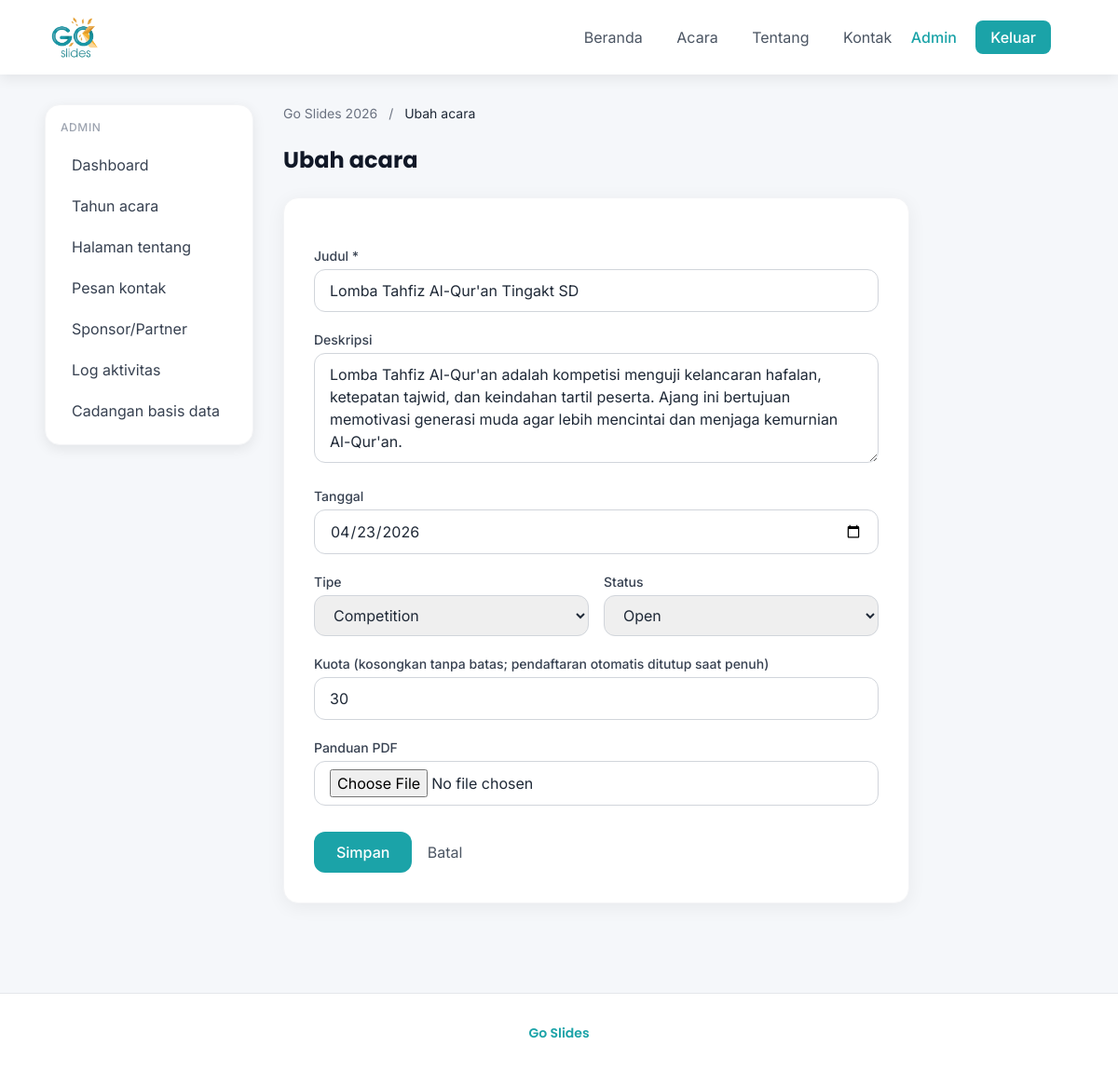
Screenshot of /admin/activities/1/edit (signed in) with the database file from the repository.
### app/models/__init__.py (models this page shows, shortened)
class Year(db.Model):
    __tablename__ = "years"
    id = db.Column(db.Integer, primary_key=True)
    name = db.Column(db.String(64), nullable=False)
    theme = db.Column(db.String(255), nullable=True)
    active = db.Column(db.Boolean, nullable=False, default=False)
    created_at = db.Column(db.DateTime, server_default=db.func.now())
    activities = db.relationship("Activity", backref="year", lazy="dynamic", cascade="all, delete-orphan")

class Activity(db.Model):
    __tablename__ = "activities"
    id = db.Column(db.Integer, primary_key=True)
    year_id = db.Column(db.Integer, db.ForeignKey("years.id", ondelete="CASCADE"), nullable=False)
    title = db.Column(db.String(255), nullable=False)
    description = db.Column(db.Text)
    date = db.Column(db.Date)
    type = db.Column(db.String(32), nullable=False, default="competition")
    status = db.Column(db.String(32), nullable=False, default="upcoming")
    quota = db.Column(db.Integer)
    guideline_file = db.Column(db.String(255))
    created_at = db.Column(db.DateTime, server_default=db.func.now())
    registrants = db.relationship("Registrant", backref="activity", lazy="dynamic", cascade="all, delete-orphan")

### app/routes/admin.py (the view, shortened to what this page needs)
@admin_bp.route("/activities/<int:activity_id>/edit", methods=["GET", "POST"])
@login_required
@operator_or_above
def activity_edit(activity_id):
    activity = get_activity_or_404(activity_id)
    form = ActivityForm(obj=activity)
    return render_template("admin/activity_form.html", year=activity.year, activity=activity, form=form)

### app/routes/admin.py
class ActivityForm(FlaskForm):
    title = StringField("Title", validators=[DataRequired()])
    description = TextAreaField("Description")
    date = DateField("Date", format="%Y-%m-%d", validators=[Optional()])
    type = SelectField("Type", choices=[("competition", "Competition"), ("non-competition", "Non-Competition")])
    status = SelectField("Status", choices=[("open", "Open"), ("upcoming", "Upcoming"), ("closed", "Closed")])
    quota = IntegerField("Quota (leave empty for no limit)", validators=[Optional()])
    guideline = FileField("Guideline PDF", validators=[FileAllowed(["pdf"], "PDF only")])
    submit = SubmitField("Save")

### app/models/__init__.py (called while the page is built)
    @property
    def is_super_admin(self):
        return self.role == ROLE_SUPER_ADMIN

### app/services/activity_service.py (called while the page is built)
def get_activity_or_404(activity_id):
    return Activity.query.get_or_404(activity_id)

### app/templates/admin/activity_form.html (shortened to what this page needs)
{% extends "admin/base_admin.html" %}
{% block admin_content %}
{% if activity %}
<nav class="text-sm text-gray-500 mb-6">
  <a href="{{ url_for('admin.activities_list', year_id=year.id) }}" class="hover:text-primary">{{ year.name }}</a>
  <span class="mx-2">/</span>
  <span class="text-gray-800">Ubah acara</span>
</nav>
<h1 class="font-heading font-bold text-2xl text-gray-900 mb-6">Ubah acara</h1>
{% endif %}
<div class="bg-white rounded-2xl shadow-card border border-gray-100 p-8 max-w-2xl">
  <form method="post" action="" enctype="multipart/form-data" class="space-y-5">
    <div>
      <label for="title" class="block text-sm font-medium text-gray-700 mb-1">Judul *</label>
      {{ form.title(class="w-full px-4 py-2.5 rounded-xl border border-gray-300 focus:ring-2 focus:ring-primary focus:border-primary") }}
    </div>
    <div>
      <label for="description" class="block text-sm font-medium text-gray-700 mb-1">Deskripsi</label>
      {{ form.description(class="w-full px-4 py-2.5 rounded-xl border border-gray-300 focus:ring-2 focus:ring-primary focus:border-primary", rows=4) }}
    </div>
    <div>
      <label for="date" class="block text-sm font-medium text-gray-700 mb-1">Tanggal</label>
      {{ form.date(class="w-full px-4 py-2.5 rounded-xl border border-gray-300 focus:ring-2 focus:ring-primary focus:border-primary") }}
    </div>
    <div class="grid grid-cols-2 gap-4">
      <div>
        <label for="type" class="block text-sm font-medium text-gray-700 mb-1">Tipe</label>
        {{ form.type(class="w-full px-4 py-2.5 rounded-xl border border-gray-300 focus:ring-2 focus:ring-primary focus:border-primary") }}
      </div>
      <div>
        <label for="status" class="block text-sm font-medium text-gray-700 mb-1">Status</label>
        {{ form.status(class="w-full px-4 py-2.5 rounded-xl border border-gray-300 focus:ring-2 focus:ring-primary focus:border-primary") }}
      </div>
    </div>
    <div>
      <label for="quota" class="block text-sm font-medium text-gray-700 mb-1">Kuota (kosongkan tanpa batas; pendaftaran otomatis ditutup saat penuh)</label>
      {{ form.quota(class="w-full px-4 py-2.5 rounded-xl border border-gray-300 focus:ring-2 focus:ring-primary focus:border-primary", type="number", min="0", placeholder="") }}
    </div>
    <div>
      <label for="guideline" class="block text-sm font-medium text-gray-700 mb-1">Panduan PDF</label>
      {{ form.guideline(class="w-full px-4 py-2 rounded-xl border border-gray-300") }}
    </div>
    <div class="pt-2">
      <button type="submit" class="bg-primary text-white px-6 py-2.5 rounded-xl font-medium hover:opacity-90">Simpan</button>
      <a href="{{ url_for('admin.activities_list', year_id=year.id) }}" class="ml-3 text-gray-600 hover:text-gray-800">Batal</a>
    </div>
  </form>
</div>
{% endblock %}

### app/templates/base.html (style rules this page uses)
body { font-family: 'Inter', sans-serif; }
h1, h2, h3, h4, .font-heading { font-family: 'Poppins', sans-serif; }

### rows the page displays
Year: name "Go Slides 2026"
Activity: title "Lomba Tahfiz Al-Qur'an Tingakt SD", description "Lomba Tahfiz Al-Qur'an adalah kompetisi menguji kelancaran hafalan, ketepatan tajwid, dan keindahan tartil peserta. Ajang ini bertujuan memotivasi generasi muda agar lebih mencintai dan menjaga kemurnian Al-Qur'an.", date "04/23/2026", type "Competition", status "Open", quota "30"
